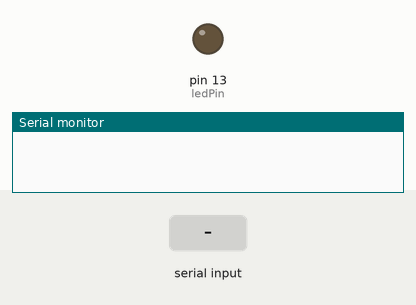
This sketch was run on a simulated Arduino Uno, built with avr-gcc and run on an emulated ATmega328P. Shown: output pins drawn as LEDs (lit = HIGH), the last lines printed to the serial monitor. The inputs (shaded band) are chosen by the test bench.

Above: at 1.2 s.
1.3 s: "ON\n" received over Serial
At 1.6 s:
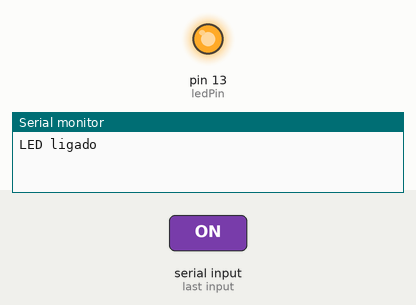
2.8 s: "OFF\n" received over Serial
At 4.0 s:
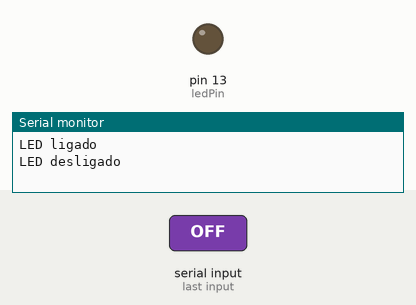
Timing chart, 0 to 5.8 s (numbered marks = the images above; inputs shaded):
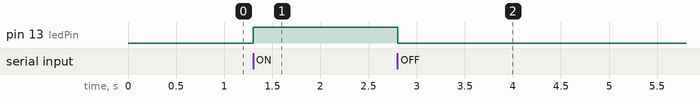

The sketch:

led.ino
```cpp
int ledPin = 13;  // O pino onde o LED está conectado

void setup() {
  // Inicializa a comunicação serial a 9600 baud rate
  Serial.begin(9600);

  // Configura o pino do LED como saída
  pinMode(ledPin, OUTPUT);

  // Desliga o LED inicialmente
  digitalWrite(ledPin, LOW);
}

void loop() {
  // Verifica se existe algum dado disponível para leitura na comunicação serial
  if (Serial.available() > 0) {
    // Lê a string enviada via comunicação serial
    String command = Serial.readStringUntil('\n');

    // Remove espaços extras e quebras de linha
    command.trim();

    // Verifica se o comando é "ON"
    if (command == "ON") {
      digitalWrite(ledPin, HIGH);  // Liga o LED
      Serial.println("LED ligado");
    }

    // Verifica se o comando é "OFF"
    else if (command == "OFF") {
      digitalWrite(ledPin, LOW);  // Desliga o LED
      Serial.println("LED desligado");
    }
  }
}
```

Measured:
- after the input at 1.3 s, pin 13 (ledPin): LOW → HIGH at once
- after the input at 2.8 s, pin 13 (ledPin): HIGH → LOW at once
